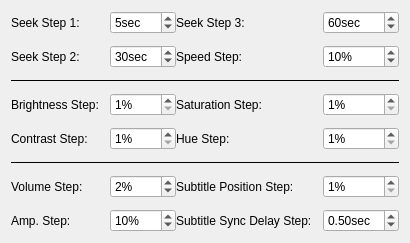
         <widget class="QWidget" name="widget_7">
          <attribute name="title">
           <string>Control Step</string>
          </attribute>
          <layout class="QHBoxLayout" name="horizontalLayout_6">
           <property name="spacing">
            <number>0</number>
           </property>
           <item>
            <layout class="QFormLayout" name="formLayout_4">
             <property name="horizontalSpacing">
              <number>11</number>
             </property>
             <property name="verticalSpacing">
              <number>11</number>
             </property>
             <item row="0" column="0">
              <widget class="QLabel" name="aLabel_5">
               <property name="text">
                <string>Seek Step 1:</string>
               </property>
              </widget>
             </item>
             <item row="0" column="1">
              <widget class="QSpinBox" name="seek_step1">
               <property name="suffix">
                <string>sec</string>
               </property>
               <property name="minimum">
                <number>1</number>
               </property>
               <property name="maximum">
                <number>300</number>
               </property>
               <property name="value">
                <number>5</number>
               </property>
              </widget>
             </item>
             <item row="1" column="0">
              <widget class="QLabel" name="label_16">
               <property name="text">
                <string>Seek Step 2:</string>
               </property>
               <property name="alignment">
                <set>Qt::AlignLeading|Qt::AlignLeft|Qt::AlignVCenter</set>
               </property>
              </widget>
             </item>
             <item row="1" column="1">
              <widget class="QSpinBox" name="seek_step2">
               <property name="suffix">
                <string>sec</string>
               </property>
               <property name="minimum">
                <number>1</number>
               </property>
               <property name="maximum">
                <number>600</number>
               </property>
               <property name="value">
                <number>30</number>
               </property>
              </widget>
             </item>
             <item row="2" column="0" colspan="2">
              <widget class="Line" name="line_12">
               <property name="frameShadow">
                <enum>QFrame::Plain</enum>
               </property>
               <property name="orientation">
                <enum>Qt::Horizontal</enum>
               </property>
              </widget>
             </item>
             <item row="3" column="0">
              <widget class="QLabel" name="label_12">
               <property name="text">
                <string>Brightness Step:</string>
               </property>
              </widget>
             </item>
             <item row="3" column="1">
              <widget class="QSpinBox" name="brightness_step">
               <property name="suffix">
                <string>%</string>
               </property>
               <property name="minimum">
                <number>1</number>
               </property>
               <property name="value">
                <number>1</number>
               </property>
              </widget>
             </item>
             <item row="4" column="0">
              <widget class="QLabel" name="label_14">
               <property name="text">
                <string>Contrast Step:</string>
               </property>
              </widget>
             </item>
             <item row="4" column="1">
              <widget class="QSpinBox" name="contrast_step">
               <property name="suffix">
                <string>%</string>
               </property>
               <property name="minimum">
                <number>1</number>
               </property>
               <property name="value">
                <number>1</number>
               </property>
              </widget>
             </item>
             <item row="5" column="0" colspan="2">
              <widget class="Line" name="line_13">
               <property name="frameShadow">
                <enum>QFrame::Plain</enum>
               </property>
               <property name="orientation">
                <enum>Qt::Horizontal</enum>
               </property>
              </widget>
             </item>
             <item row="6" column="0">
              <widget class="QLabel" name="label_18">
               <property name="text">
                <string>Volume Step:</string>
               </property>
               <property name="alignment">
                <set>Qt::AlignLeading|Qt::AlignLeft|Qt::AlignVCenter</set>
               </property>
              </widget>
             </item>
             <item row="6" column="1">
              <widget class="QSpinBox" name="volume_step">
               <property name="suffix">
                <string>%</string>
               </property>
               <property name="minimum">
                <number>1</number>
               </property>
               <property name="maximum">
                <number>50</number>
               </property>
               <property name="value">
                <number>2</number>
               </property>
              </widget>
             </item>
             <item row="7" column="0">
              <widget class="QLabel" name="label_19">
               <property name="text">
                <string>Amp. Step:</string>
               </property>
               <property name="alignment">
                <set>Qt::AlignLeading|Qt::AlignLeft|Qt::AlignVCenter</set>
               </property>
              </widget>
             </item>
             <item row="7" column="1">
              <widget class="QSpinBox" name="amp_step">
               <property name="suffix">
                <string>%</string>
               </property>
               <property name="minimum">
                <number>1</number>
               </property>
               <property name="maximum">
                <number>50</number>
               </property>
               <property name="value">
                <number>10</number>
               </property>
              </widget>
             </item>
            </layout>
           </item>
           <item>
            <layout class="QFormLayout" name="formLayout_7">
             <property name="horizontalSpacing">
              <number>11</number>
             </property>
             <property name="verticalSpacing">
              <number>11</number>
             </property>
             <item row="2" column="0">
              <widget class="QLabel" name="label_9">
               <property name="text">
                <string>Speed Step:</string>
               </property>
              </widget>
             </item>
             <item row="2" column="1">
              <widget class="QSpinBox" name="speed_step">
               <property name="suffix">
                <string>%</string>
               </property>
               <property name="minimum">
                <number>1</number>
               </property>
               <property name="value">
                <number>10</number>
               </property>
              </widget>
             </item>
             <item row="1" column="0">
              <widget class="QLabel" name="label_17">
               <property name="text">
                <string>Seek Step 3:</string>
               </property>
              </widget>
             </item>
             <item row="1" column="1">
              <widget class="QSpinBox" name="seek_step3">
               <property name="suffix">
                <string>sec</string>
               </property>
               <property name="minimum">
                <number>1</number>
               </property>
               <property name="maximum">
                <number>600</number>
               </property>
               <property name="value">
                <number>60</number>
               </property>
              </widget>
             </item>
             <item row="4" column="0">
              <widget class="QLabel" name="label_13">
               <property name="text">
                <string>Saturation Step:</string>
               </property>
              </widget>
             </item>
             <item row="5" column="0">
              <widget class="QLabel" name="label_20">
               <property name="text">
                <string>Hue Step:</string>
               </property>
              </widget>
             </item>
             <item row="4" column="1">
              <widget class="QSpinBox" name="saturation_step">
               <property name="suffix">
                <string>%</string>
               </property>
               <property name="minimum">
                <number>1</number>
               </property>
               <property name="value">
                <number>1</number>
               </property>
              </widget>
             </item>
             <item row="5" column="1">
              <widget class="QSpinBox" name="hue_step">
               <property name="suffix">
                <string>%</string>
               </property>
               <property name="minimum">
                <number>1</number>
               </property>
               <property name="value">
                <number>1</number>
               </property>
              </widget>
             </item>
             <item row="7" column="0">
              <widget class="QLabel" name="label_10">
               <property name="text">
                <string>Subtitle Position Step:</string>
               </property>
              </widget>
             </item>
             <item row="7" column="1">
              <widget class="QSpinBox" name="sub_pos_step">
               <property name="suffix">
                <string>%</string>
               </property>
               <property name="minimum">
                <number>1</number>
               </property>
               <property name="value">
                <number>1</number>
               </property>
              </widget>
             </item>
             <item row="8" column="0">
              <widget class="QLabel" name="label_11">
               <property name="text">
                <string>Subtitle Sync Delay Step:</string>
               </property>
              </widget>
             </item>
             <item row="8" column="1">
              <widget class="QDoubleSpinBox" name="sync_delay_step">
               <property name="suffix">
                <string>sec</string>
               </property>
               <property name="minimum">
                <double>0.010000000000000</double>
               </property>
               <property name="singleStep">
                <double>0.100000000000000</double>
               </property>
               <property name="value">
                <double>0.500000000000000</double>
               </property>
              </widget>
             </item>
             <item row="3" column="0" colspan="2">
              <widget class="Line" name="line_4">
               <property name="frameShadow">
                <enum>QFrame::Plain</enum>
               </property>
               <property name="orientation">
                <enum>Qt::Horizontal</enum>
               </property>
              </widget>
             </item>
             <item row="6" column="0" colspan="2">
              <widget class="Line" name="line_5">
               <property name="frameShadow">
                <enum>QFrame::Plain</enum>
               </property>
               <property name="orientation">
                <enum>Qt::Horizontal</enum>
               </property>
              </widget>
             </item>
            </layout>
           </item>
          </layout>
         </widget>
